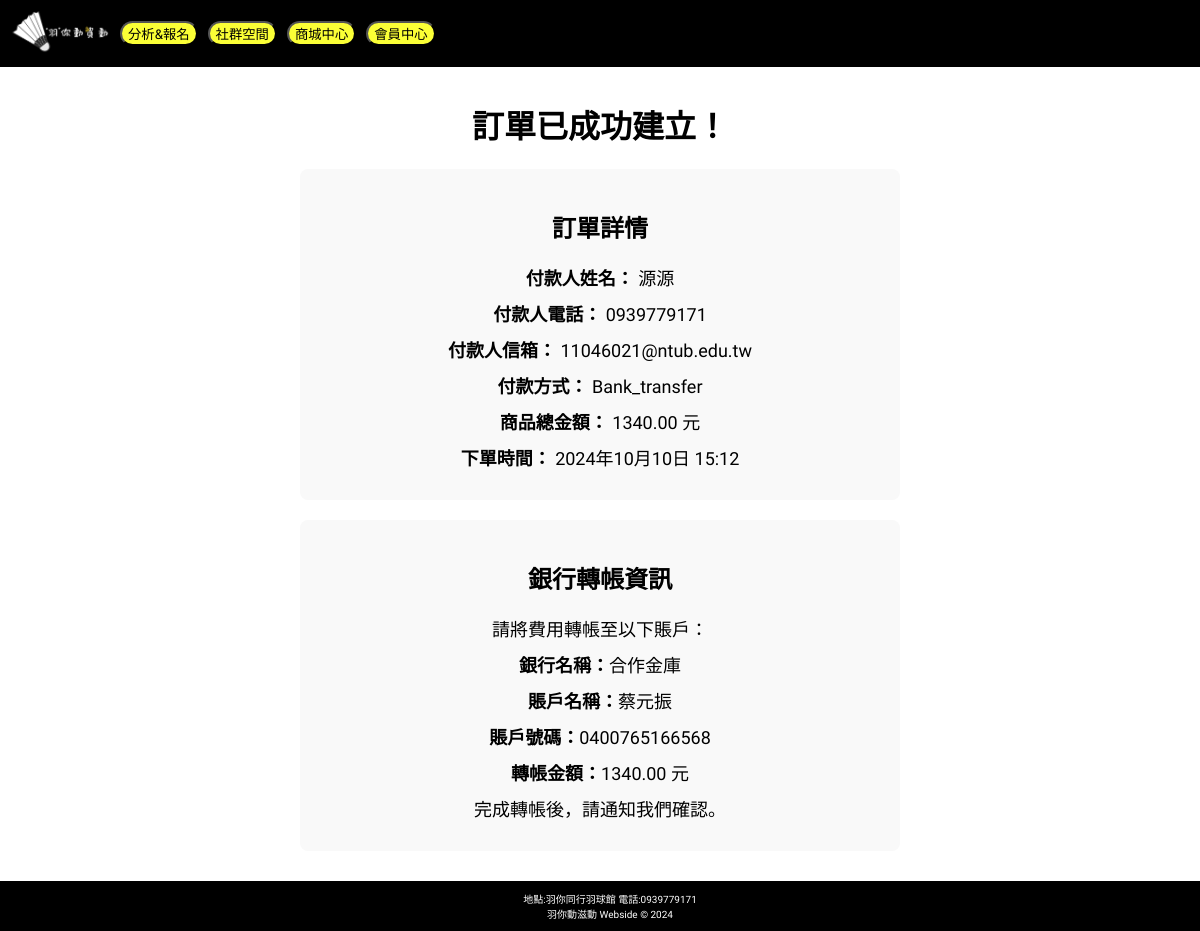
Screenshot of /payment_success/1/ with the database file from the repository.
### app/models.py (models this page shows, shortened)
class Order(models.Model):
    user = models.ForeignKey(User, on_delete=models.CASCADE)
    payer_name = models.CharField(max_length=100)
    payer_phone = models.CharField(max_length=15)
    payer_email = models.EmailField()
    payment_method = models.CharField(max_length=20)
    total_amount = models.DecimalField(max_digits=10, decimal_places=2)
    created_at = models.DateTimeField(auto_now_add=True)
    paid = models.BooleanField(default=False)

### app/views.py (the view)
# urls.py: path('payment_success/<int:order_id>/', views.payment_success, name='payment_success'),
def payment_success(request, order_id):
    order = Order.objects.get(id=order_id)
    return render(request, 'payment_success.html', {'order': order})

### app/templates/payment_success.html (shortened to what this page needs)
{% extends 'base.html' %}
{% block content %}
<div class="container">
    <h1>訂單已成功建立！</h1>
    <div class="order-details">
        <h2>訂單詳情</h2>
        <p><strong>付款人姓名：</strong> {{ order.payer_name }}</p>
        <p><strong>付款人電話：</strong> {{ order.payer_phone }}</p>
        <p><strong>付款人信箱：</strong> {{ order.payer_email }}</p>
        <p><strong>付款方式：</strong> {{ order.payment_method|capfirst }}</p>
        <p><strong>商品總金額：</strong> {{ order.total_amount }} 元</p>
        <p><strong>下單時間：</strong> {{ order.created_at }}</p>
    </div>
    {% if order.payment_method == 'bank_transfer' %}
    <div class="payment-info">
        <h2>銀行轉帳資訊</h2>
        <p>請將費用轉帳至以下賬戶：</p>
        <p><strong>銀行名稱：</strong>合作金庫</p>
        <p><strong>賬戶名稱：</strong>蔡元振</p>
        <p><strong>賬戶號碼：</strong>0400765166568</p>
        <p><strong>轉帳金額：</strong>{{ order.total_amount }} 元</p>
        <p>完成轉帳後，請通知我們確認。</p>
    </div>
    {% endif %}
</div>
{% endblock %}

### app/templates/base.html (style rules this page uses)
body { font-family: "Zen Kurenaido", sans-serif; background-color: #ffffff; color: #000; margin: 0; padding: 0; }

### app/templates/payment_success.html (style rules this page uses)
.container { padding: 20px; max-width: 600px; margin: 0 auto; text-align: center; }
.order-details, .payment-info { background-color: #f9f9f9; padding: 20px; border-radius: 8px; margin-top: 20px; }
.order-details p, .payment-info p { font-size: 18px; margin: 10px 0; }

### rows the page displays
Order: payer_name "源源", payer_phone "0939779171", payer_email "11046021@ntub.edu.tw", payment_method "Bank_transfer", total_amount "1340.00", created_at "2024年10月10日 15:12"
